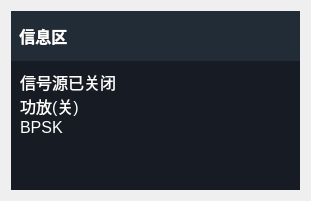
     <widget class="QFrame" name="frame_7">
      <property name="geometry">
       <rect>
        <x>0</x>
        <y>480</y>
        <width>311</width>
        <height>201</height>
       </rect>
      </property>
      <property name="frameShape">
       <enum>QFrame::NoFrame</enum>
      </property>
      <property name="frameShadow">
       <enum>QFrame::Sunken</enum>
      </property>
      <property name="lineWidth">
       <number>1</number>
      </property>
      <property name="midLineWidth">
       <number>0</number>
      </property>
      <layout class="QVBoxLayout" name="verticalLayout_6">
       <property name="spacing">
        <number>0</number>
       </property>
       <item>
        <widget class="QLabel" name="label_8">
         <property name="sizePolicy">
          <sizepolicy hsizetype="Preferred" vsizetype="Fixed">
           <horstretch>0</horstretch>
           <verstretch>0</verstretch>
          </sizepolicy>
         </property>
         <property name="minimumSize">
          <size>
           <width>0</width>
           <height>50</height>
          </size>
         </property>
         <property name="maximumSize">
          <size>
           <width>16777215</width>
           <height>50</height>
          </size>
         </property>
         <property name="font">
          <font>
           <family>微软雅黑</family>
           <pointsize>12</pointsize>
           <weight>75</weight>
           <bold>true</bold>
          </font>
         </property>
         <property name="styleSheet">
          <string notr="true">color:rgb(255, 255, 255);
background:rgb(34, 44, 54);</string>
         </property>
         <property name="text">
          <string>  信息区</string>
         </property>
        </widget>
       </item>
       <item>
        <widget class="QWidget" name="widget_7" native="true">
         <property name="styleSheet">
          <string notr="true">background:rgb(22, 27, 36);</string>
         </property>
         <layout class="QVBoxLayout" name="verticalLayout_7">
          <property name="leftMargin">
           <number>6</number>
          </property>
          <item>
           <widget class="QListWidget" name="listWidget">
            <property name="font">
             <font>
              <pointsize>12</pointsize>
             </font>
            </property>
            <property name="styleSheet">
             <string notr="true">color:rgb(255, 255, 255);</string>
            </property>
            <property name="frameShape">
             <enum>QFrame::NoFrame</enum>
            </property>
            <property name="verticalScrollBarPolicy">
             <enum>Qt::ScrollBarAlwaysOff</enum>
            </property>
            <property name="horizontalScrollBarPolicy">
             <enum>Qt::ScrollBarAlwaysOff</enum>
            </property>
            <property name="sizeAdjustPolicy">
             <enum>QAbstractScrollArea::AdjustIgnored</enum>
            </property>
            <property name="textElideMode">
             <enum>Qt::ElideLeft</enum>
            </property>
            <property name="isWrapping" stdset="0">
             <bool>false</bool>
            </property>
            <property name="viewMode">
             <enum>QListView::ListMode</enum>
            </property>
            <property name="modelColumn">
             <number>0</number>
            </property>
            <property name="batchSize">
             <number>100</number>
            </property>
            <property name="wordWrap">
             <bool>false</bool>
            </property>
            <property name="selectionRectVisible">
             <bool>false</bool>
            </property>
            <property name="sortingEnabled">
             <bool>false</bool>
            </property>
            <item>
             <property name="text">
              <string>信号源已关闭</string>
             </property>
            </item>
            <item>
             <property name="text">
              <string>功放(关)</string>
             </property>
            </item>
            <item>
             <property name="text">
              <string>BPSK</string>
             </property>
            </item>
            <item>
             <property name="text">
              <string> </string>
             </property>
            </item>
           </widget>
          </item>
         </layout>
        </widget>
       </item>
      </layout>
     </widget>
